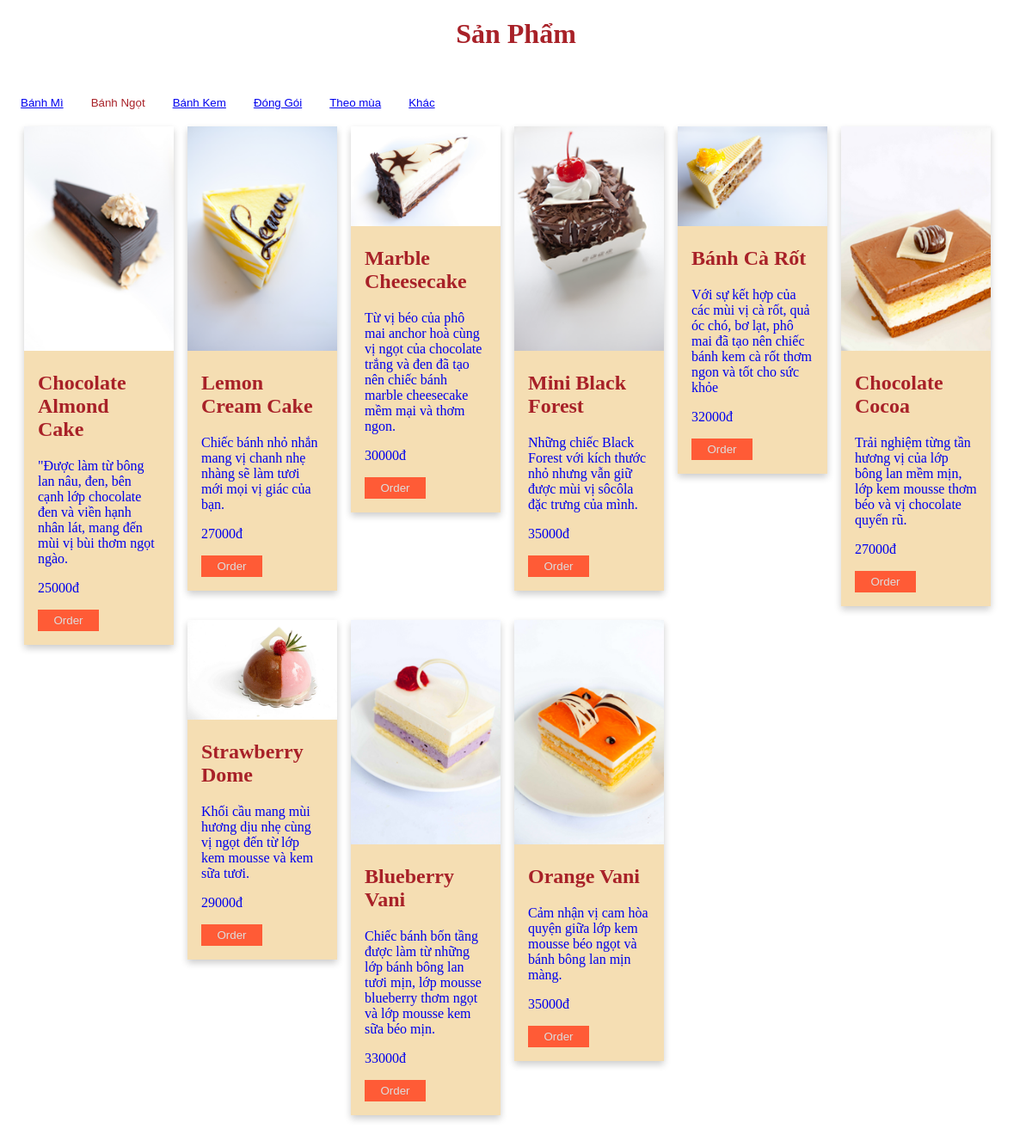
The app's page /banhngot.php with its own data.
### tables this page shows
CREATE TABLE IF NOT EXISTS `tb_product` (
  `product_id` varchar(11) NOT NULL,
  `product_name` varchar(50) NOT NULL,
  `product_description` varchar(1000) NOT NULL,
  `Images` varchar(50) NOT NULL,
  `product_price` float NOT NULL,
  `product_category` varchar(50) NOT NULL,
  PRIMARY KEY (`product_id`)
);

### banhngot.php (the view, shortened to what this page needs)
<!DOCTYPE html>
    <?php
include_once '../SweetBakery/lib/connect.inc';
$sql = "select * from tb_product where product_category='Banhngot'";
$result = mysqli_query($link, $sql);
?>
<html>
    <head>
        <link href="css/css/product.css" rel="stylesheet" type="text/css"/>
    </head>
    <body>
        <h1>Sản Phẩm</h1>
        <br>
        <div class="tab" >
            <button class="tablinks" onclick="openCity(event)"><a href="banhmi.php">Bánh Mì</a></button>
            <button class="tablinks" onclick="openCity(event,'Banhngot')">Bánh Ngọt</button>
            <button class="tablinks" onclick="openCity(event)"><a href="banhkem.php">Bánh Kem</a></button>
            <button class="tablinks" onclick="openCity(event)"><a href="donggoi.php">Đóng Gói</a></button>
            <button class="tablinks" onclick="openCity(event)"><a href="theomua.php">Theo mùa</a></button>
            <button class="tablinks" onclick="openCity(event)"><a href="khac.php">Khác</></button>
        </div>
        <div id="Banhngot" class="tabcontent">
            <div class="row">
                <?php
                while ($row = mysqli_fetch_row($result)) {
                    echo "<div class='column'>";
                    echo"<div class='card'>";
                    echo "<img src='../SweetBakery/Images/$row[3]' style='width:100%'/>";
                    echo "<div class='container'>";
                    echo "<h2>$row[1]</h2>";
                    echo "<p>$row[2]</p>";
                    echo "<p>$row[4]đ</p>";
                    echo "<p><button class='button'>Order</button></p>";
                    echo "</div>";
                    echo "</div>";
                    echo "</div>";
                }
                ?>
            </div>
        </div>
    </body>
</html>

### css/css/product.css (style rules this page uses)
h2 { color: #A82128; }
h1 { text-align: center; color:#A82128; }
.tab { overflow: hidden; background-color: white; width: 600px; }
.tab button { background-color: inherit; float: left; border: none; outline: none; cursor: pointer; padding: 14px 16px; transition: 0.3s; }
.tabcontent { padding: 6px 12px; }
.tablinks { color:#A82128; }
body { background-color:white; }
.column { float: left; width: 15%; margin-bottom: 16px; padding: 0 8px; }
.card { box-shadow: 0 4px 8px 0 rgba(0, 0, 0, 0.2); background-color: wheat; }
.container { padding: 0 16px; }
.container::after, .row::after { content: ""; clear: both; display: table; }
.button { border: none; outline: 0; display: inline-block; padding: 5px; color: #ddd; background-color: #FF5B36; text-align: center; cursor: pointer; width: 50%; }

### records on screen
tb_product: Images (picture), product_name "Chocolate Almond Cake", product_description "\"Được làm từ bông lan nâu, đen, bên cạnh lớp chocolate đen và viền hạnh nhân lát, mang đến mùi vị bùi thơm ngọt ngào.", product_price "25000"
tb_product: Images (picture), product_name "Lemon Cream Cake", product_description "Chiếc bánh nhỏ nhắn mang vị chanh nhẹ nhàng sẽ làm tươi mới mọi vị giác của bạn.", product_price "27000"
tb_product: Images (picture), product_name "Marble Cheesecake", product_description "Từ vị béo của phô mai anchor hoà cùng vị ngọt của chocolate trắng và đen đã tạo nên chiếc bánh marble cheesecake mềm mại và thơm ngon.", product_price "30000"
tb_product: Images (picture), product_name "Mini Black Forest", product_description "Những chiếc Black Forest với kích thước nhỏ nhưng vẫn giữ được mùi vị sôcôla đặc trưng của mình.", product_price "35000"
tb_product: Images (picture), product_name "Bánh Cà Rốt", product_description "Với sự kết hợp của các mùi vị cà rốt, quả óc chó, bơ lạt, phô mai đã tạo nên chiếc bánh kem cà rốt thơm ngon và tốt cho sức khỏe", product_price "32000"
tb_product: Images (picture), product_name "Chocolate Cocoa", product_description "Trải nghiệm từng tần hương vị của lớp bông lan mềm mịn, lớp kem mousse thơm béo và vị chocolate quyến rũ.", product_price "27000"
tb_product: Images (picture), product_name "Strawberry Dome", product_description "Khối cầu mang mùi hương dịu nhẹ cùng vị ngọt đến từ lớp kem mousse và kem sữa tươi.", product_price "29000"
tb_product: Images (picture), product_name "Blueberry Vani", product_description "Chiếc bánh bốn tầng được làm từ những lớp bánh bông lan tươi mịn, lớp mousse blueberry thơm ngọt và lớp mousse kem sữa béo mịn.", product_price "33000"
tb_product: Images (picture), product_name "Orange Vani", product_description "Cảm nhận vị cam hòa quyện giữa lớp kem mousse béo ngọt và bánh bông lan mịn màng.", product_price "35000"
